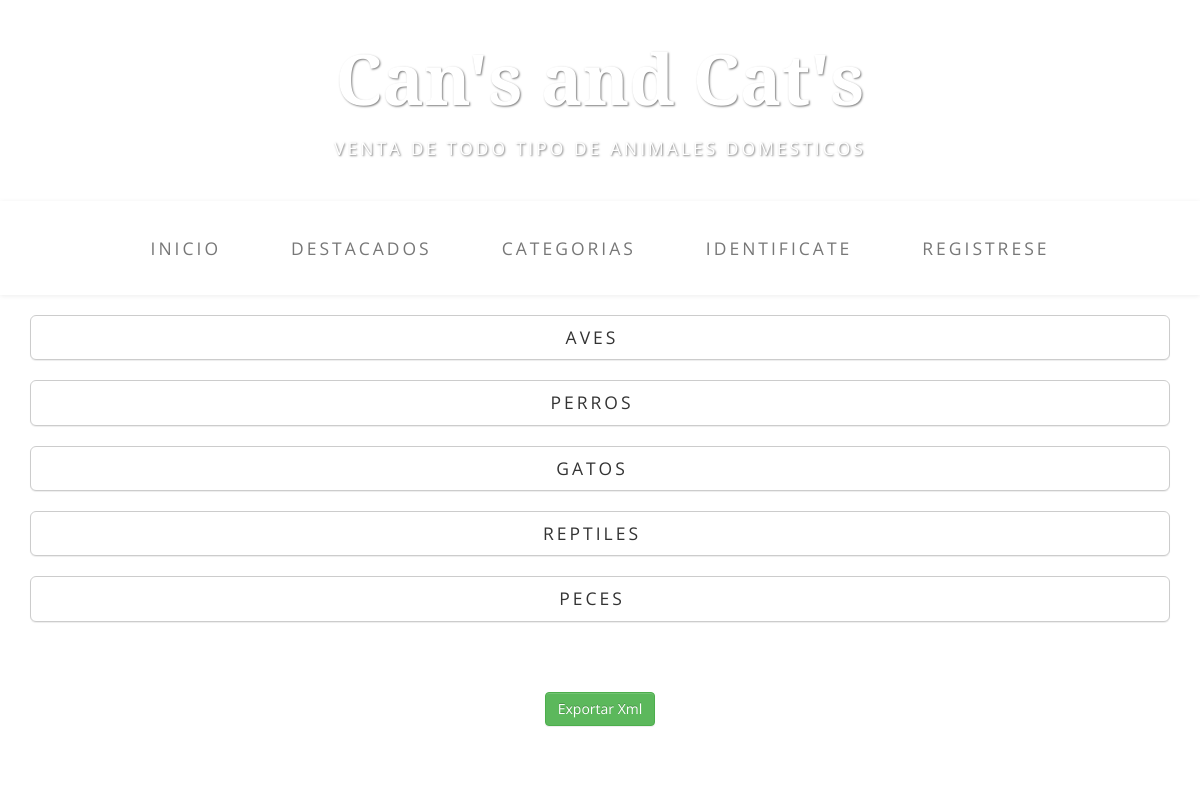
The page /index.php/entrada/Categorias on the database its author committed.
### tables this page shows
CREATE TABLE `categorias` (
  `Codigo` int(11) NOT NULL,
  `Nombre` varchar(450) DEFAULT NULL,
  `Descripcion` text,
  `Anuncio` text,
  `Oculto` char(1) DEFAULT NULL,
  PRIMARY KEY (`Codigo`)
);

### application/controllers/Entrada.php (called while the page is built, shortened)
<?php
class Entrada extends CI_Controller {
    public function Categorias() {
        $this->load->helper('url');
        $this->load->model('Model_tienda', "tienda");
        $categorias = $this->tienda->Traer_categorias();
        $cuerpo = $this->load->view('Categorias_view', Array('Categorias' => $categorias), true);
        $this->load->view('Index', Array('cuerpo' => $cuerpo));
    }
}

### index.php (called while the page is built, shortened)
<?php
require_once BASEPATH.'core/CodeIgniter.php';

### application/models/Model_tienda.php (called while the page is built, shortened)
<?php
class model_tienda extends CI_Model{
    public function traer_categorias(){
        $query = $this->db->query('SELECT * FROM categorias WHERE oculto="F"');
        return $query->result();
    }
}

### application/views/Categorias_view.php (the view)
<?php foreach ($Categorias as $cat): ?>
        <a class="btn btn-default btn-lg btn-block nav navbar-nav "
           <?= anchor("Entrada/ver_categoria/{$cat->Codigo}", $cat->Nombre) ?></a>
        <br>
    <?php endforeach; ?>

### asset/plantilla/css/business-casual.css (style rules this page uses)
body { font-family: "Open Sans","Helvetica Neue",Helvetica,Arial,sans-serif; background: url('../img/bg.jpg') no-repeat center center fixed; -webkit-background-size: cover; -moz-background-size: cover; background-size: cover; -o-background-size: cover; }
.navbar-nav { text-transform: uppercase; font-weight: 400; letter-spacing: 3px; }
@media screen and (min-width:768px) { .nav>li>a { padding: 35px; } }
@media screen and (min-width:768px) { .navbar-nav>li>a { line-height: normal; } }
@media screen and (min-width:768px) { .navbar-nav { display: table; float: none; margin: 0 auto; table-layout: fixed; font-size: 1.25em; } }

### rows shown on the page
categorias: Codigo+Nombre "AVES"
categorias: Codigo+Nombre "PERROS"
categorias: Codigo+Nombre "GATOS"
categorias: Codigo+Nombre "REPTILES"
categorias: Codigo+Nombre "PECES"

### other values the page prints
anchor('Entrada','Inicio') "INICIO"
anchor('Entrada/Destacados','Destacados') "DESTACADOS"
anchor('Entrada/Categorias','Categorias') "CATEGORIAS"
anchor('Login/verificar','Identificate') "IDENTIFICATE"
anchor('Login/RecogerDatosUser','Registrese') "REGISTRESE"
